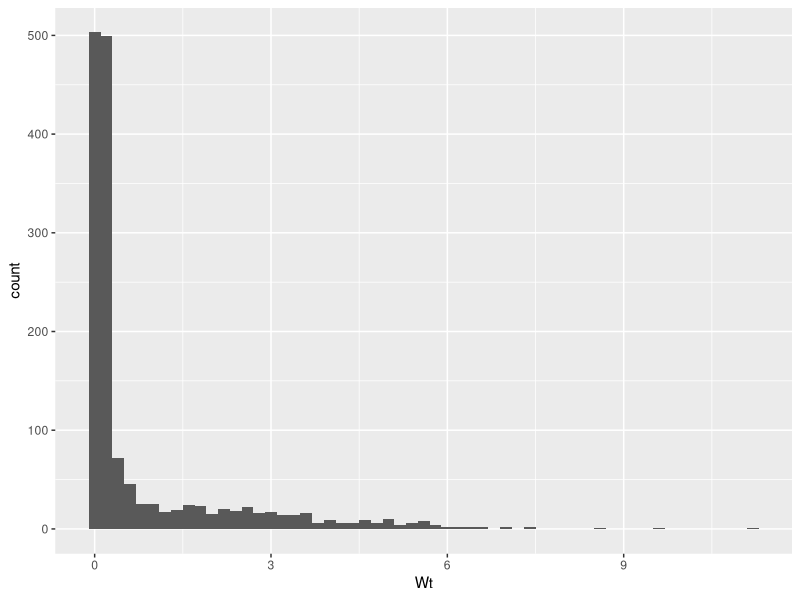
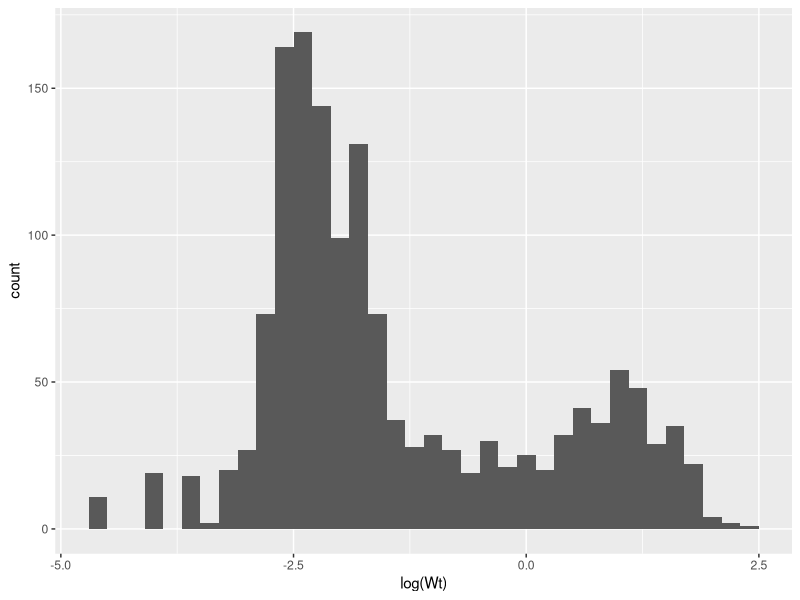
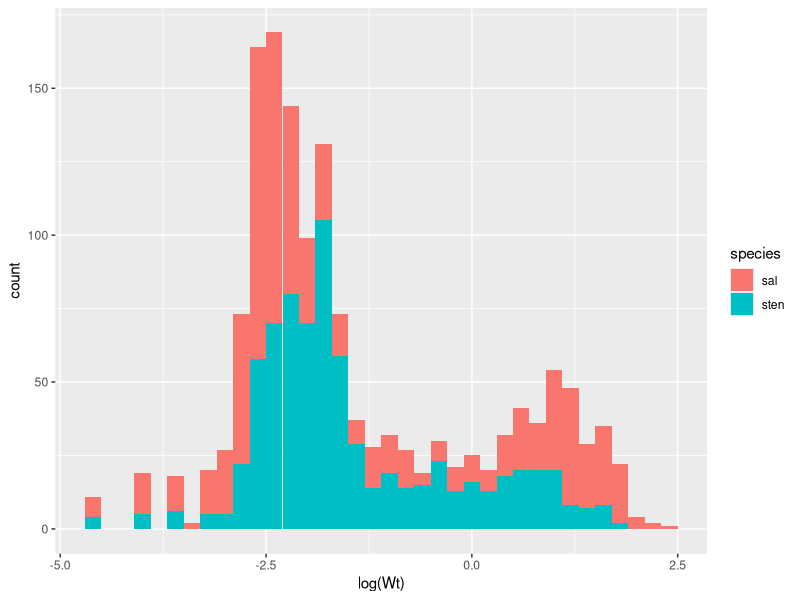
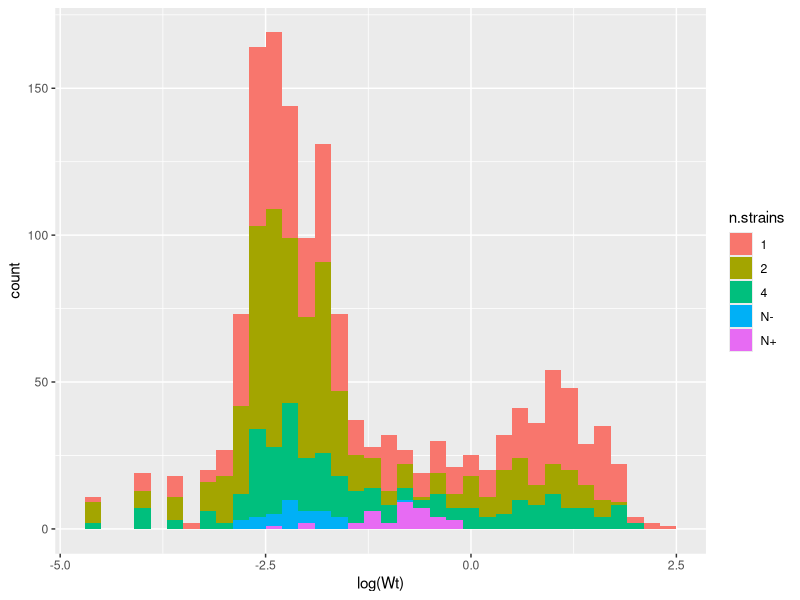
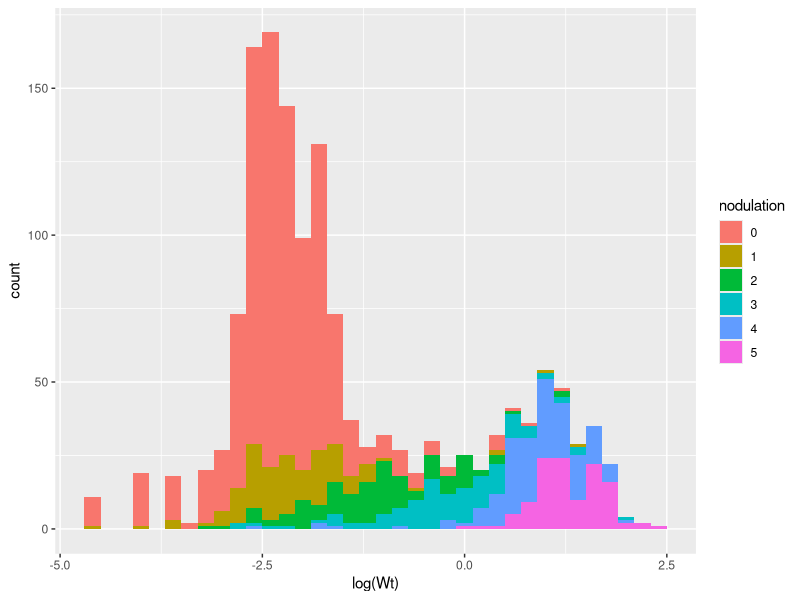
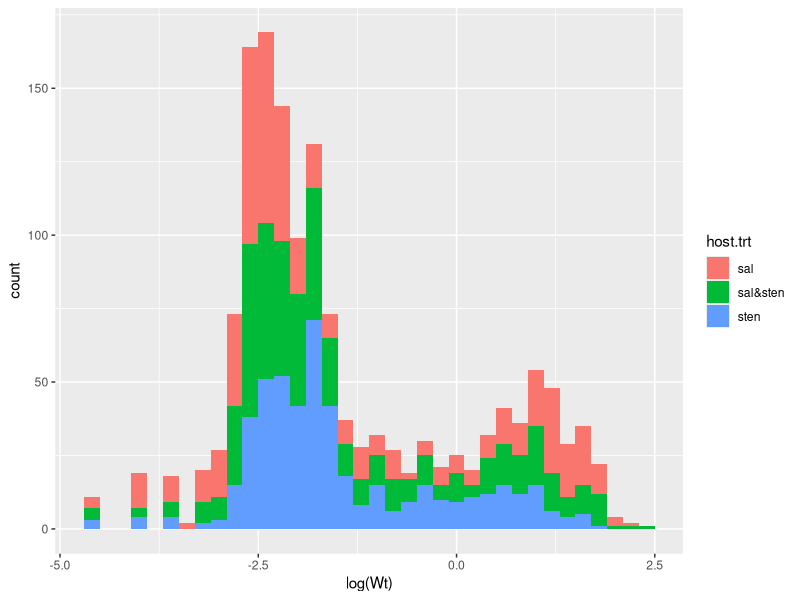

Generate these figures, in order, with R:
## ---- chunk 1
knitr::opts_chunk$set(tidy = FALSE, fig.height = 4)
## ---- chunk 2
library(dplyr)
library(ggplot2)
## ---- chunk 3
setwd("../data")
barrett.df <- read.csv(file= "Barrett2014.csv", header = TRUE)
str(barrett.df)
## ---- chunk 4
# removing NAs
barrett.df <- na.omit(barrett.df)
# setting nodulation as a factor, as it's a nodulation score
barrett.df$nodulation <- as.factor(barrett.df$nodulation)
## ---- chunk 5
ggplot(barrett.df, aes(x=Wt)) + geom_histogram(binwidth = 0.2)
## ---- chunk 6
ggplot(barrett.df, aes(x=log(Wt))) + geom_histogram(binwidth = 0.2)
## ---- chunk 7
ggplot(barrett.df, aes(x=log(Wt), fill = species)) + geom_histogram(binwidth = 0.2)
## ---- chunk 8
ggplot(barrett.df, aes(x=log(Wt), fill = n.strains)) + geom_histogram(binwidth = 0.2)
## ---- chunk 9
ggplot(barrett.df, aes(x=log(Wt), fill = nodulation)) + geom_histogram(binwidth = 0.2)
## ---- chunk 10
ggplot(barrett.df, aes(x=log(Wt), fill = host.trt)) + geom_histogram(binwidth = 0.2)
